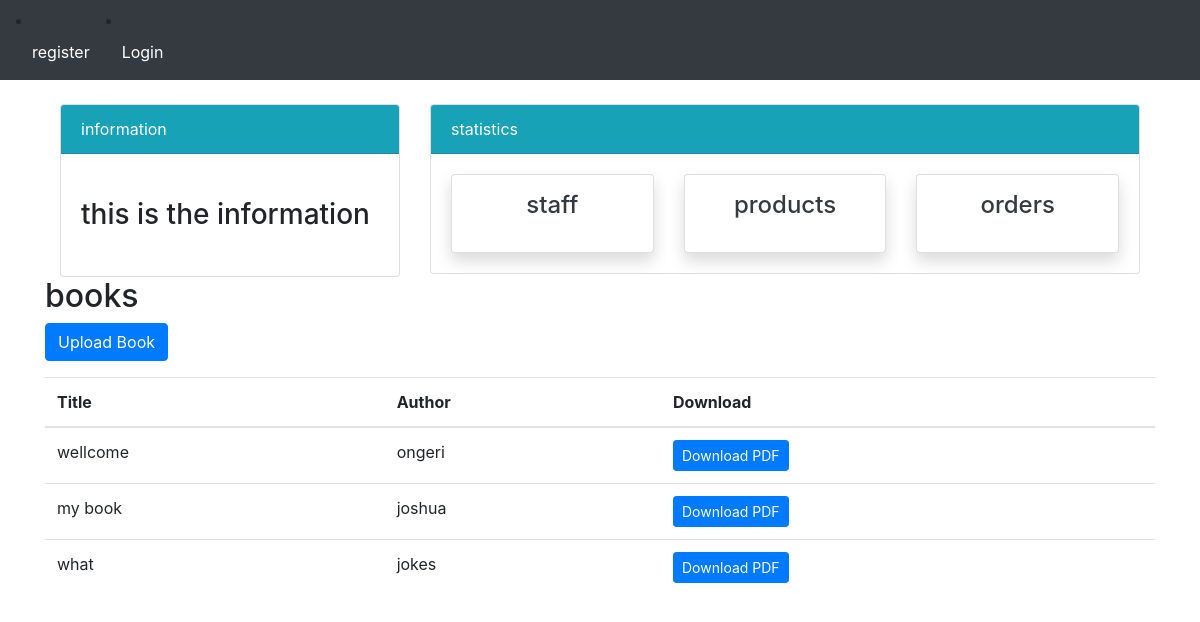
Before: /book/ with the older database file.
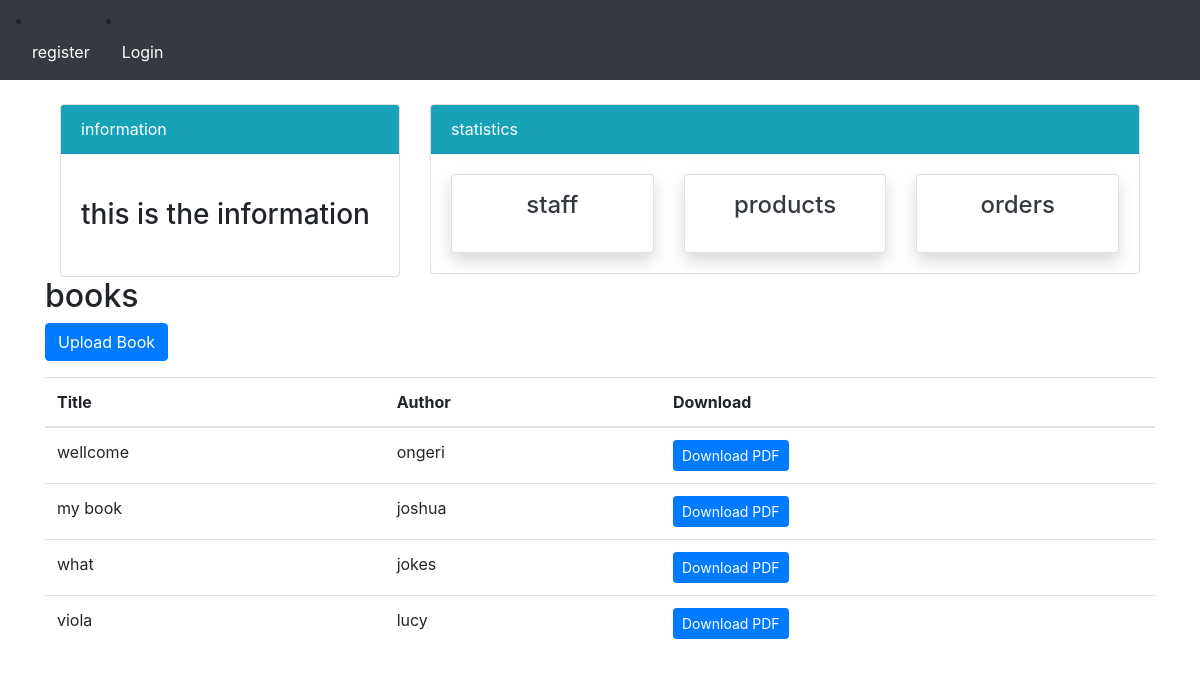
After: the same page with the newer database file.
### dashboard/models.py (models this page shows, shortened)
class Book(models.Model):
    title = models.CharField(max_length=100)
    author = models.CharField(max_length=100)
    pdf = models.FileField(upload_to='books/pdfs')
    cover = models.ImageField(upload_to='books/covers/', blank=True, null=True)

### dashboard/views.py (the view)
# urls.py: path('book/', views.book_list, name='book-list'),
def book_list(request):
    books = Book.objects.all()
    return render(request, 'dashboard/book_list.html', {'books': books})

### dashboard/templates/dashboard/book_list.html (shortened to what this page needs)
{% extends 'dashboard/base.html' %}
{% load crispy_forms_tags %}
{% block content %}
{% include 'dashboard/basee.html' %}
<h2>books</h2>
<p>
    <a class="btn btn-primary" href="{% url 'upload-book' %}">Upload Book</a>
</p>
<table class="table">
   <thead>
   <tr>
       <th>Title</th>
       <th>Author</th>
       <th>Download</th>
   </tr>
   </thead>
    <tbody>
    {% for book in books %}
    <tr>
        <td>{{ book.title }}</td>
        <td>{{ book.author }}</td>
        <td><a class="btn btn-primary btn-sm" target="_blank" href="{{ book.pdf.url }}">Download PDF</a> </td>
    </tr>
    {% endfor %}
    </tbody>
</table>
{% endblock %}

Changed rows visible on the page:
added Book: title "viola", author "lucy"
